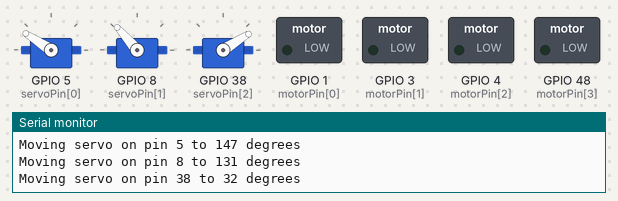
This sketch was run on a simulated ESP32. On the bench: 3 × servo, switched loads named in the sketch (green lamp = pin HIGH), the last lines printed to the serial monitor. Random numbers use the default seed unless the sketch sets one.

Above: at 0.1 s.
At 3.1 s:
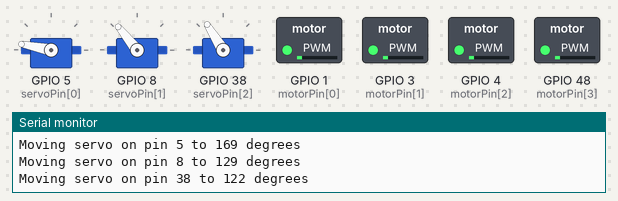
At 6.2 s:
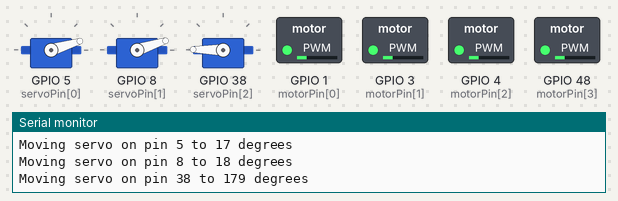
At 12.3 s:
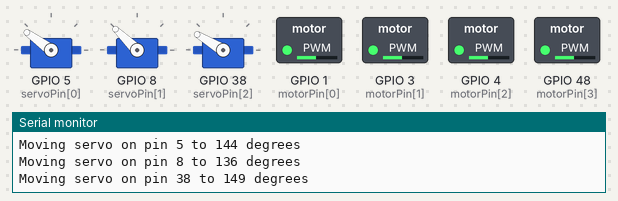
At 25.5 s:
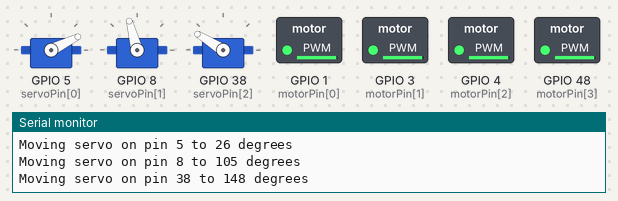
At 38.6 s:
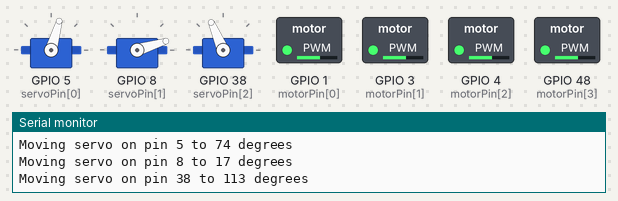
Timing chart, 0 to 40.0 s (numbered marks = the images above):
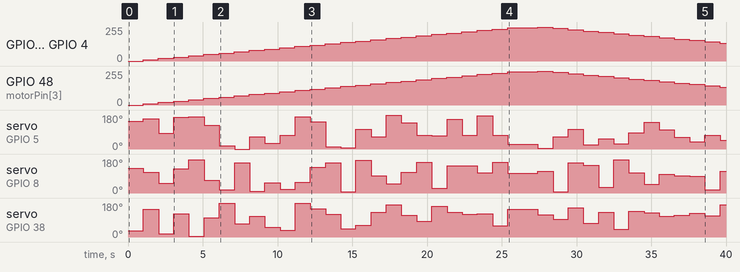

The sketch:

rekka_test.ino
```cpp
#include <ESP32Servo.h>

const int motorPin[4] = {1, 3, 4, 48};
const int servoPin[3] = {5, 8, 38};

Servo servos[3];

void setup() {
  Serial.begin(115200);
  Serial.println("Motor Speed Control with DAC + Random Servo Movement");

  // Set motor pins as output
  for (int i = 0; i < 4; i++) {
    pinMode(motorPin[i], OUTPUT);
  }

  // Attach servos to pins
  for (int i = 0; i < 3; i++) {
    servos[i].attach(servoPin[i]);
    servos[i].write(90); // center position initially
  }

  randomSeed(analogRead(0)); // Seed random with analog input
}

void loop() {
  // Increase motor speed
  for (int speed = 0; speed <= 255; speed += 10) {
    for (int j = 0; j < 4; j++) {
      analogWrite(motorPin[j], speed);
      Serial.print("Increasing speed on pin ");
      Serial.print(motorPin[j]);
      Serial.print(": ");
      Serial.println(speed);
    }

    moveServosRandom(); // Move servos randomly during this time
    delay(1000);
  }

  delay(1000);

  // Decrease motor speed
  for (int speed = 255; speed >= 0; speed -= 10) {
    for (int j = 0; j < 4; j++) {
      analogWrite(motorPin[j], speed);
      Serial.print("Decreasing speed on pin ");
      Serial.print(motorPin[j]);
      Serial.print(": ");
      Serial.println(speed);
    }

    moveServosRandom(); // Move servos randomly during this time
    delay(1000);
  }

  delay(1000);
}

// Function to move all servos to random positions
void moveServosRandom() {
  for (int i = 0; i < 3; i++) {
    int angle = random(0, 181); // 0 to 180 degrees
    servos[i].write(angle);
    Serial.print("Moving servo on pin ");
    Serial.print(servoPin[i]);
    Serial.print(" to ");
    Serial.print(angle);
    Serial.println(" degrees");
  }
}
```

Measured:
- by itself, servo on GPIO 38 (servoPin[2]): 32° → 146° at 1.0 s, → 17° 1.0 s later, → 122° 1.0 s later, → 3° 1.0 s later, … (38 changes in this stretch)
- by itself, servo on GPIO 5 (servoPin[0]): 147° → 160° at 1.0 s, → 84° 1.0 s later, → 169° 1.0 s later, → 170° 1.0 s later, … (38 changes in this stretch)
